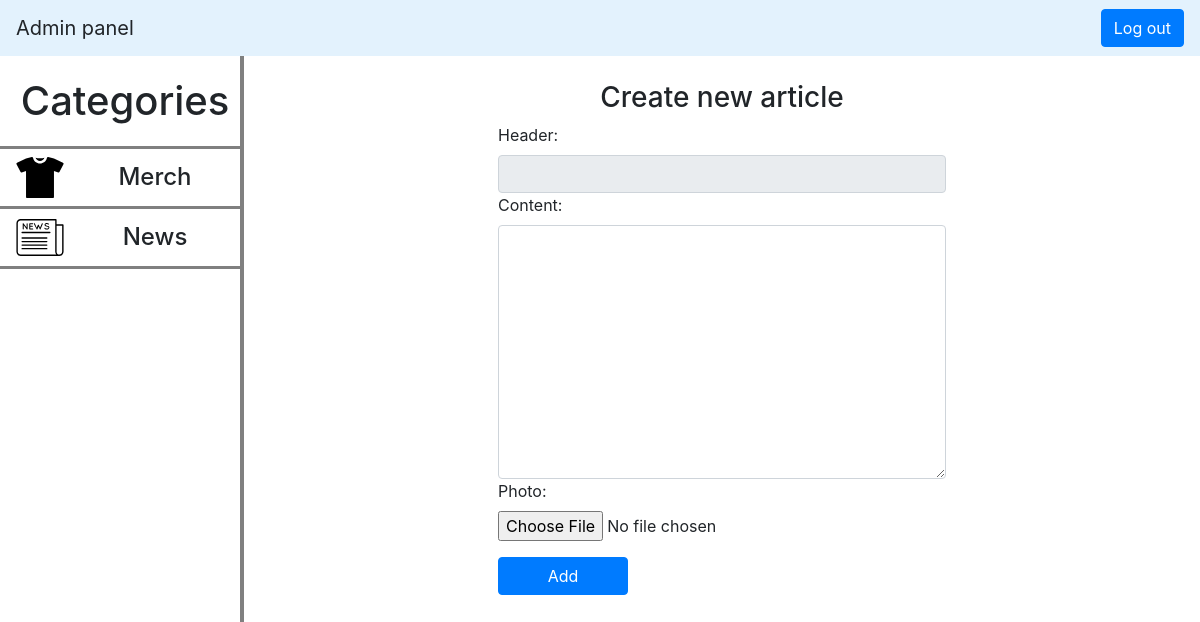
Page /news (signed in) on the earlier database version.
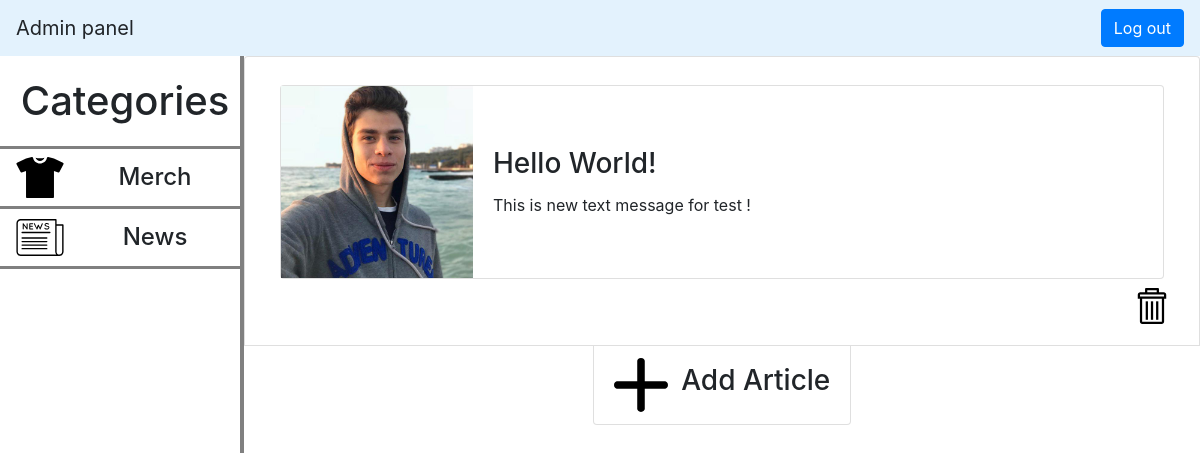
Same page on the later database version.
### testform/models.py (models this page shows)
class News(models.Model):
    header = models.CharField(max_length=225)
    content = models.TextField()
    news_picture_url = models.ImageField(upload_to='news_photos')
    created_time = models.DateTimeField(auto_now_add=True)
    updated_time = models.DateTimeField(null=True)

### testform/views.py (the view)
# urls.py: path('news', views.news, name='news'),
@login_required
def news(request):
    if request.method == 'POST':
        f = NewsForm(request.POST, request.FILES)
        if f.is_valid():
            content = ' '.join(request.POST['content'].split('\r\n'))
            new = News()
            new.header = request.POST['header']
            new.content = content
            new.news_picture_url = request.FILES['photo']
            new.save()
            return HttpResponseRedirect('/news')
    else:
        context = {
            'form': NewsForm(),
            'news': News.objects.all()
        }
        return render(request, 'news/index.html', context)

### testform/forms.py
class NewsForm(forms.Form):
    header = forms.CharField(widget=forms.TextInput(attrs={'class': 'input-group-text'}))
    content = forms.CharField(widget=forms.Textarea(attrs={'class': 'form-control'}))
    photo = forms.ImageField()

### testform/templates/news/index.html (shortened to what this page needs)
{% extends 'base.html' %}
{% block content %}
{% load staticfiles %}
<link rel="stylesheet" media="all" href="{% static 'css/news.css' %}" type="text/css">
<nav class="navbar navbar-light" style="background-color: #e3f2fd;">
    <a class="navbar-brand">Admin panel</a>
    <a href="{% url 'logout' %}"><button class="btn btn-primary" type="submit" >Log out</button></a>
</nav>
<div style="display:flex;height:94vh;">
    <div class="side-bar">
      <h1 style="margin:0;">Categories</h1>
      <div class="sidebar-item merch">
        <img src="{% static 'img/t-shirt.svg' %}" style="width:70px;" alt="Merch">
        <h4 class="sidebar-item-text">Merch</h4>
      </div>
      <div class="sidebar-item news">
        <img src="{% static 'img/news.svg' %}" style="width:70px;" alt="News">
        <h4 class="sidebar-item-text">News</h4>
      </div>
    </div>
    <div class="content">
        {% if news %}
            <ul class="list-group">
                {% for item in news %}
                    <li class="list-group-item">
                        <div class="container-fluid">
                            <div class="row">
                                <div class="col-12 mt-3">
                                    <div class="card">
                                        <div class="card-horizontal horizontal">
                                            <div class="img-square-wrapper">
                                                <img class="" src="http://localhost:8000/media/{{ item.news_picture_url }}" alt="Card image cap">
                                            </div>
                                            <div class="card-body">
                                                <h3 class="card-title">{{ item.header }}</h3>
                                                <p class="card-text">{{ item.content }}</p>
                                            </div>
                                        </div>
                                    </div>
                                </div>
                            </div>
                        </div>
                        <div class="news-item-btns">
                            <a href="/news/{{ item.id }}/delete"><img src={% static 'img/remove.svg' %}/></a>
                        </div>
                    </li>
                {% endfor %}
                <li class="list-group-item add-item" id="dialog"> <img style="width: 4.5vw;" src={% static 'img/plus.svg' %} />&nbsp;&nbsp;&nbsp;<h3>Add Article</h3> </li>
            </ul>
        {% else %}
            <div class="col-sm"></div>
            <div class="col-sm form">
                <h3>Create new article</h3>
                <form style="display:grid;" enctype="multipart/form-data" action="" method="post">
                    {{ form }}
                    <input style="width: 29%;margin-top: 1em;" type="submit" value="Add" class="btn btn-primary">
                </form>
            </div>
            <div class="col-sm"></div>
        {% endif %}
    </div>
  </div>
{% endblock %}

Differences in the rows shown:
added News: news_picture_url (picture), header "Hello World!", content "This is new text message for test !"
Other differences:
form field value: "Add" → (not shown)
text no longer shown: "Create new article Header: Content: Photo:"
text now shown: "Add Article"
